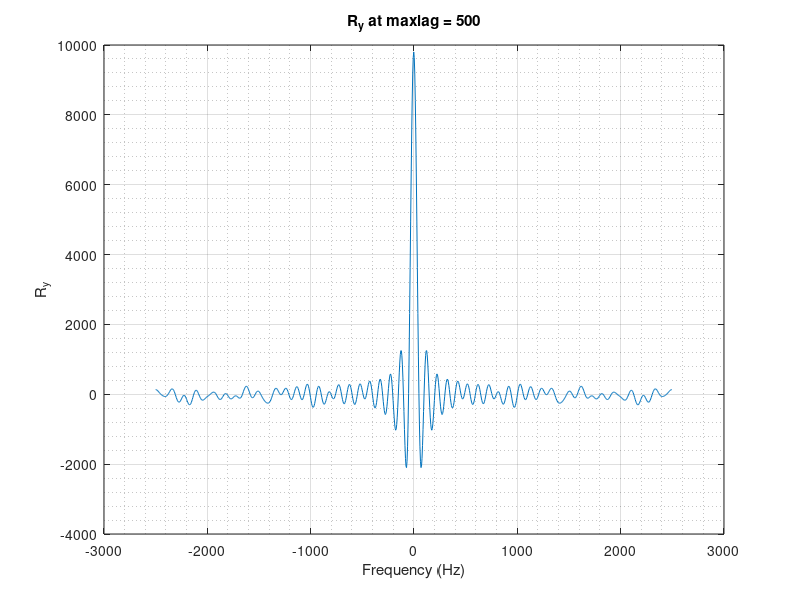

Source code (MATLAB):
%This code sets up the time and frequency vectors for all the numerical
clear 
format long e
tend = 10;
tbeg = -10;
N = 100000;
tstep = (tend-tbeg)/N;
sampling_rate = 1/tstep;

%Time window =
tt = tbeg:tstep:tend-tstep;

load('lab4_num_expt1')

maxlag = 500;
%Autocorrelation of yt
Ry  = xcorr(yt,yt,maxlag);
%tau vector
tau_vec = -(maxlag*tstep):tstep:maxlag*tstep;
%Abs. PSD corresponding to yt
Sy = abs(fftshift(fft(fftshift(Ry))));
%define the frequency vector corresponding to tau_vec
Ntau = length(tau_vec);
%Nyquist sampling rate
fmax = sampling_rate/2; 
fmin = -fmax;
fstep = (fmax-fmin)/Ntau;
%Frequency window
freq = fmin:fstep:fmax-fstep;

plot(freq, Sy);
xlabel("Frequency");
ylabel("Power Spectral Density");
title("PSD at maxlag = 500");
grid on;
grid minor;

plot(freq, Ry);
xlabel("Frequency (Hz)");
ylabel("R_y");
title("R_y at maxlag = 500");
grid on;
grid minor;